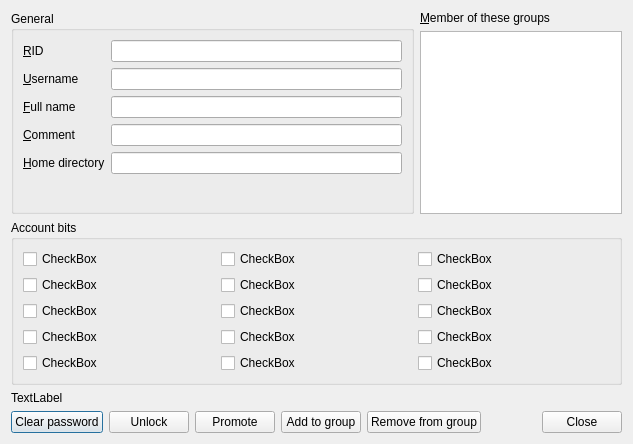
<?xml version="1.0" encoding="UTF-8"?>
<ui version="4.0">
 <class>CUserDialog</class>
 <widget class="QDialog" name="CUserDialog">
  <property name="geometry">
   <rect>
    <x>0</x>
    <y>0</y>
    <width>633</width>
    <height>444</height>
   </rect>
  </property>
  <property name="windowTitle">
   <string>User properties</string>
  </property>
  <layout class="QVBoxLayout" name="verticalLayout_2">
   <item>
    <layout class="QHBoxLayout" name="horizontalLayout" stretch="2,1">
     <item>
      <widget class="QGroupBox" name="groupBox">
       <property name="title">
        <string>General</string>
       </property>
       <layout class="QFormLayout" name="formLayout">
        <item row="0" column="0">
         <widget class="QLabel" name="label">
          <property name="text">
           <string>&amp;RID</string>
          </property>
          <property name="buddy">
           <cstring>editRID</cstring>
          </property>
         </widget>
        </item>
        <item row="0" column="1">
         <widget class="QLineEdit" name="editRID">
          <property name="readOnly">
           <bool>true</bool>
          </property>
         </widget>
        </item>
        <item row="1" column="0">
         <widget class="QLabel" name="label_2">
          <property name="text">
           <string>&amp;Username</string>
          </property>
          <property name="buddy">
           <cstring>editUsername</cstring>
          </property>
         </widget>
        </item>
        <item row="1" column="1">
         <widget class="QLineEdit" name="editUsername">
          <property name="readOnly">
           <bool>true</bool>
          </property>
         </widget>
        </item>
        <item row="2" column="0">
         <widget class="QLabel" name="label_3">
          <property name="text">
           <string>&amp;Full name</string>
          </property>
          <property name="buddy">
           <cstring>editFullname</cstring>
          </property>
         </widget>
        </item>
        <item row="2" column="1">
         <widget class="QLineEdit" name="editFullname">
          <property name="readOnly">
           <bool>true</bool>
          </property>
         </widget>
        </item>
        <item row="3" column="0">
         <widget class="QLabel" name="label_4">
          <property name="text">
           <string>&amp;Comment</string>
          </property>
          <property name="buddy">
           <cstring>editComment</cstring>
          </property>
         </widget>
        </item>
        <item row="3" column="1">
         <widget class="QLineEdit" name="editComment">
          <property name="readOnly">
           <bool>true</bool>
          </property>
         </widget>
        </item>
        <item row="4" column="0">
         <widget class="QLabel" name="label_5">
          <property name="text">
           <string>&amp;Home directory</string>
          </property>
          <property name="buddy">
           <cstring>editHomeDir</cstring>
          </property>
         </widget>
        </item>
        <item row="4" column="1">
         <widget class="QLineEdit" name="editHomeDir">
          <property name="readOnly">
           <bool>true</bool>
          </property>
         </widget>
        </item>
       </layout>
      </widget>
     </item>
     <item>
      <layout class="QVBoxLayout" name="verticalLayout">
       <item>
        <widget class="QLabel" name="label_6">
         <property name="text">
          <string>&amp;Member of these groups</string>
         </property>
         <property name="buddy">
          <cstring>listGroups</cstring>
         </property>
        </widget>
       </item>
       <item>
        <widget class="QListWidget" name="listGroups"/>
       </item>
      </layout>
     </item>
    </layout>
   </item>
   <item>
    <widget class="QGroupBox" name="groupACB">
     <property name="sizePolicy">
      <sizepolicy hsizetype="Preferred" vsizetype="Expanding">
       <horstretch>0</horstretch>
       <verstretch>0</verstretch>
      </sizepolicy>
     </property>
     <property name="title">
      <string>Account bits</string>
     </property>
     <layout class="QGridLayout" name="gridLayout">
      <item row="0" column="0">
       <widget class="QCheckBox" name="cbACB1">
        <property name="text">
         <string>CheckBox</string>
        </property>
       </widget>
      </item>
      <item row="0" column="1">
       <widget class="QCheckBox" name="cbACB2">
        <property name="text">
         <string>CheckBox</string>
        </property>
       </widget>
      </item>
      <item row="0" column="2">
       <widget class="QCheckBox" name="cbACB3">
        <property name="text">
         <string>CheckBox</string>
        </property>
       </widget>
      </item>
      <item row="1" column="0">
       <widget class="QCheckBox" name="cbACB4">
        <property name="text">
         <string>CheckBox</string>
        </property>
       </widget>
      </item>
      <item row="1" column="1">
       <widget class="QCheckBox" name="cbACB5">
        <property name="text">
         <string>CheckBox</string>
        </property>
       </widget>
      </item>
      <item row="1" column="2">
       <widget class="QCheckBox" name="cbACB6">
        <property name="text">
         <string>CheckBox</string>
        </property>
       </widget>
      </item>
      <item row="2" column="0">
       <widget class="QCheckBox" name="cbACB7">
        <property name="text">
         <string>CheckBox</string>
        </property>
       </widget>
      </item>
      <item row="2" column="1">
       <widget class="QCheckBox" name="cbACB8">
        <property name="text">
         <string>CheckBox</string>
        </property>
       </widget>
      </item>
      <item row="2" column="2">
       <widget class="QCheckBox" name="cbACB9">
        <property name="text">
         <string>CheckBox</string>
        </property>
       </widget>
      </item>
      <item row="3" column="0">
       <widget class="QCheckBox" name="cbACB10">
        <property name="text">
         <string>CheckBox</string>
        </property>
       </widget>
      </item>
      <item row="3" column="1">
       <widget class="QCheckBox" name="cbACB11">
        <property name="text">
         <string>CheckBox</string>
        </property>
       </widget>
      </item>
      <item row="3" column="2">
       <widget class="QCheckBox" name="cbACB12">
        <property name="text">
         <string>CheckBox</string>
        </property>
       </widget>
      </item>
      <item row="4" column="0">
       <widget class="QCheckBox" name="cbACB13">
        <property name="text">
         <string>CheckBox</string>
        </property>
       </widget>
      </item>
      <item row="4" column="1">
       <widget class="QCheckBox" name="cbACB14">
        <property name="text">
         <string>CheckBox</string>
        </property>
       </widget>
      </item>
      <item row="4" column="2">
       <widget class="QCheckBox" name="cbACB15">
        <property name="text">
         <string>CheckBox</string>
        </property>
       </widget>
      </item>
     </layout>
    </widget>
   </item>
   <item>
    <widget class="QLabel" name="labelLoginCount">
     <property name="text">
      <string>TextLabel</string>
     </property>
     <property name="wordWrap">
      <bool>true</bool>
     </property>
    </widget>
   </item>
   <item>
    <layout class="QHBoxLayout" name="horizontalLayout_2">
     <item>
      <widget class="QPushButton" name="btnClearPassword">
       <property name="text">
        <string>Clear password</string>
       </property>
      </widget>
     </item>
     <item>
      <widget class="QPushButton" name="btnUnlock">
       <property name="toolTip">
        <string>Unlocks and enables disabled account</string>
       </property>
       <property name="text">
        <string>Unlock</string>
       </property>
      </widget>
     </item>
     <item>
      <widget class="QPushButton" name="btnPromote">
       <property name="toolTip">
        <string>Make user an administrator</string>
       </property>
       <property name="text">
        <string>Promote</string>
       </property>
      </widget>
     </item>
     <item>
      <widget class="QPushButton" name="btnAddToGroup">
       <property name="text">
        <string>Add to group</string>
       </property>
      </widget>
     </item>
     <item>
      <widget class="QPushButton" name="btnRemoveFromGroup">
       <property name="text">
        <string>Remove from group</string>
       </property>
      </widget>
     </item>
     <item>
      <spacer name="horizontalSpacer">
       <property name="orientation">
        <enum>Qt::Horizontal</enum>
       </property>
       <property name="sizeHint" stdset="0">
        <size>
         <width>40</width>
         <height>20</height>
        </size>
       </property>
      </spacer>
     </item>
     <item>
      <widget class="QPushButton" name="btnClose">
       <property name="text">
        <string>Close</string>
       </property>
      </widget>
     </item>
    </layout>
   </item>
  </layout>
 </widget>
 <tabstops>
  <tabstop>editRID</tabstop>
  <tabstop>editUsername</tabstop>
  <tabstop>editFullname</tabstop>
  <tabstop>editComment</tabstop>
  <tabstop>editHomeDir</tabstop>
  <tabstop>listGroups</tabstop>
  <tabstop>cbACB1</tabstop>
  <tabstop>cbACB4</tabstop>
  <tabstop>cbACB7</tabstop>
  <tabstop>cbACB10</tabstop>
  <tabstop>cbACB13</tabstop>
  <tabstop>cbACB2</tabstop>
  <tabstop>cbACB5</tabstop>
  <tabstop>cbACB8</tabstop>
  <tabstop>cbACB11</tabstop>
  <tabstop>cbACB14</tabstop>
  <tabstop>cbACB3</tabstop>
  <tabstop>cbACB6</tabstop>
  <tabstop>cbACB9</tabstop>
  <tabstop>cbACB12</tabstop>
  <tabstop>cbACB15</tabstop>
  <tabstop>btnClearPassword</tabstop>
  <tabstop>btnUnlock</tabstop>
  <tabstop>btnPromote</tabstop>
  <tabstop>btnAddToGroup</tabstop>
  <tabstop>btnRemoveFromGroup</tabstop>
  <tabstop>btnClose</tabstop>
 </tabstops>
 <resources/>
 <connections>
  <connection>
   <sender>btnClose</sender>
   <signal>clicked()</signal>
   <receiver>CUserDialog</receiver>
   <slot>accept()</slot>
   <hints>
    <hint type="sourcelabel">
     <x>561</x>
     <y>424</y>
    </hint>
    <hint type="destinationlabel">
     <x>625</x>
     <y>399</y>
    </hint>
   </hints>
  </connection>
 </connections>
</ui>
